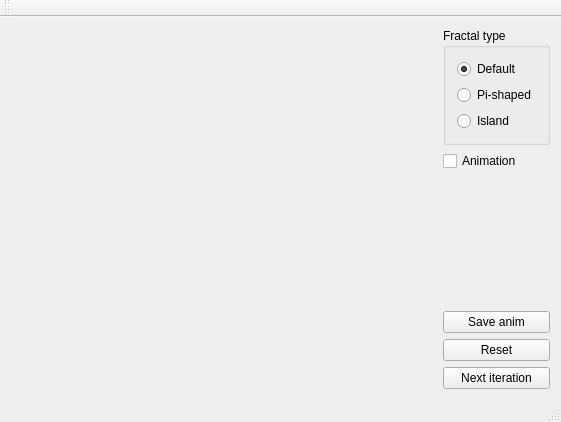
<?xml version="1.0" encoding="UTF-8"?>
<ui version="4.0">
 <class>MainWindow</class>
 <widget class="QMainWindow" name="MainWindow">
  <property name="geometry">
   <rect>
    <x>0</x>
    <y>0</y>
    <width>561</width>
    <height>422</height>
   </rect>
  </property>
  <property name="windowTitle">
   <string>Levi Fractals</string>
  </property>
  <widget class="QWidget" name="centralWidget">
   <layout class="QHBoxLayout" name="horizontalLayout" stretch="1,0">
    <item>
     <widget class="FractalView" name="fractalView" native="true"/>
    </item>
    <item>
     <layout class="QVBoxLayout" name="rightPanel">
      <property name="spacing">
       <number>6</number>
      </property>
      <item>
       <widget class="QGroupBox" name="fractalTypeGroupBox">
        <property name="title">
         <string>Fractal type</string>
        </property>
        <property name="alignment">
         <set>Qt::AlignLeading|Qt::AlignLeft|Qt::AlignTop</set>
        </property>
        <property name="flat">
         <bool>false</bool>
        </property>
        <layout class="QVBoxLayout" name="verticalLayout">
         <item>
          <widget class="QRadioButton" name="radioDefault">
           <property name="text">
            <string>Default</string>
           </property>
           <property name="checked">
            <bool>true</bool>
           </property>
          </widget>
         </item>
         <item>
          <widget class="QRadioButton" name="radioPi">
           <property name="text">
            <string>Pi-shaped</string>
           </property>
           <property name="checked">
            <bool>false</bool>
           </property>
          </widget>
         </item>
         <item>
          <widget class="QRadioButton" name="radioIsland">
           <property name="text">
            <string>Island</string>
           </property>
           <property name="checked">
            <bool>false</bool>
           </property>
          </widget>
         </item>
        </layout>
       </widget>
      </item>
      <item>
       <widget class="QCheckBox" name="animationCheckbox">
        <property name="text">
         <string>Animation</string>
        </property>
       </widget>
      </item>
      <item>
       <spacer name="buttonsSpacer">
        <property name="orientation">
         <enum>Qt::Vertical</enum>
        </property>
        <property name="sizeHint" stdset="0">
         <size>
          <width>20</width>
          <height>40</height>
         </size>
        </property>
       </spacer>
      </item>
      <item>
       <widget class="QPushButton" name="pushButton">
        <property name="text">
         <string>Save anim</string>
        </property>
       </widget>
      </item>
      <item>
       <widget class="QPushButton" name="resetButton">
        <property name="text">
         <string>Reset</string>
        </property>
       </widget>
      </item>
      <item>
       <widget class="QPushButton" name="nextIterButton">
        <property name="layoutDirection">
         <enum>Qt::LeftToRight</enum>
        </property>
        <property name="text">
         <string>Next iteration</string>
        </property>
        <property name="autoDefault">
         <bool>false</bool>
        </property>
        <property name="default">
         <bool>false</bool>
        </property>
        <property name="flat">
         <bool>false</bool>
        </property>
       </widget>
      </item>
     </layout>
    </item>
   </layout>
  </widget>
  <widget class="QMenuBar" name="menuBar">
   <property name="geometry">
    <rect>
     <x>0</x>
     <y>0</y>
     <width>561</width>
     <height>22</height>
    </rect>
   </property>
  </widget>
  <widget class="QToolBar" name="mainToolBar">
   <attribute name="toolBarArea">
    <enum>TopToolBarArea</enum>
   </attribute>
   <attribute name="toolBarBreak">
    <bool>false</bool>
   </attribute>
  </widget>
  <widget class="QStatusBar" name="statusBar"/>
 </widget>
 <layoutdefault spacing="6" margin="11"/>
 <customwidgets>
  <customwidget>
   <class>FractalView</class>
   <extends>QWidget</extends>
   <header>fractalview.h</header>
   <container>1</container>
   <slots>
    <slot>nextIter()</slot>
    <slot>setInitialWidth(int)</slot>
    <slot>toggleAnimation(bool)</slot>
    <slot>setSquareWidth(int)</slot>
    <slot>resetState()</slot>
    <slot>saveAnimation()</slot>
   </slots>
  </customwidget>
 </customwidgets>
 <resources/>
 <connections>
  <connection>
   <sender>nextIterButton</sender>
   <signal>clicked()</signal>
   <receiver>fractalView</receiver>
   <slot>nextIter()</slot>
   <hints>
    <hint type="sourcelabel">
     <x>514</x>
     <y>386</y>
    </hint>
    <hint type="destinationlabel">
     <x>191</x>
     <y>198</y>
    </hint>
   </hints>
  </connection>
  <connection>
   <sender>radioDefault</sender>
   <signal>toggled(bool)</signal>
   <receiver>MainWindow</receiver>
   <slot>setFractalType(bool)</slot>
   <hints>
    <hint type="sourcelabel">
     <x>496</x>
     <y>138</y>
    </hint>
    <hint type="destinationlabel">
     <x>280</x>
     <y>210</y>
    </hint>
   </hints>
  </connection>
  <connection>
   <sender>radioIsland</sender>
   <signal>toggled(bool)</signal>
   <receiver>MainWindow</receiver>
   <slot>setFractalType(bool)</slot>
   <hints>
    <hint type="sourcelabel">
     <x>496</x>
     <y>194</y>
    </hint>
    <hint type="destinationlabel">
     <x>280</x>
     <y>210</y>
    </hint>
   </hints>
  </connection>
  <connection>
   <sender>radioPi</sender>
   <signal>toggled(bool)</signal>
   <receiver>MainWindow</receiver>
   <slot>setFractalType(bool)</slot>
   <hints>
    <hint type="sourcelabel">
     <x>496</x>
     <y>166</y>
    </hint>
    <hint type="destinationlabel">
     <x>280</x>
     <y>210</y>
    </hint>
   </hints>
  </connection>
  <connection>
   <sender>animationCheckbox</sender>
   <signal>toggled(bool)</signal>
   <receiver>fractalView</receiver>
   <slot>toggleAnimation(bool)</slot>
   <hints>
    <hint type="sourcelabel">
     <x>535</x>
     <y>236</y>
    </hint>
    <hint type="destinationlabel">
     <x>311</x>
     <y>238</y>
    </hint>
   </hints>
  </connection>
  <connection>
   <sender>resetButton</sender>
   <signal>clicked()</signal>
   <receiver>fractalView</receiver>
   <slot>resetState()</slot>
   <hints>
    <hint type="sourcelabel">
     <x>535</x>
     <y>353</y>
    </hint>
    <hint type="destinationlabel">
     <x>378</x>
     <y>302</y>
    </hint>
   </hints>
  </connection>
  <connection>
   <sender>pushButton</sender>
   <signal>clicked()</signal>
   <receiver>fractalView</receiver>
   <slot>saveAnimation()</slot>
   <hints>
    <hint type="sourcelabel">
     <x>519</x>
     <y>322</y>
    </hint>
    <hint type="destinationlabel">
     <x>369</x>
     <y>326</y>
    </hint>
   </hints>
  </connection>
 </connections>
 <slots>
  <slot>setFractalType(bool)</slot>
 </slots>
</ui>
